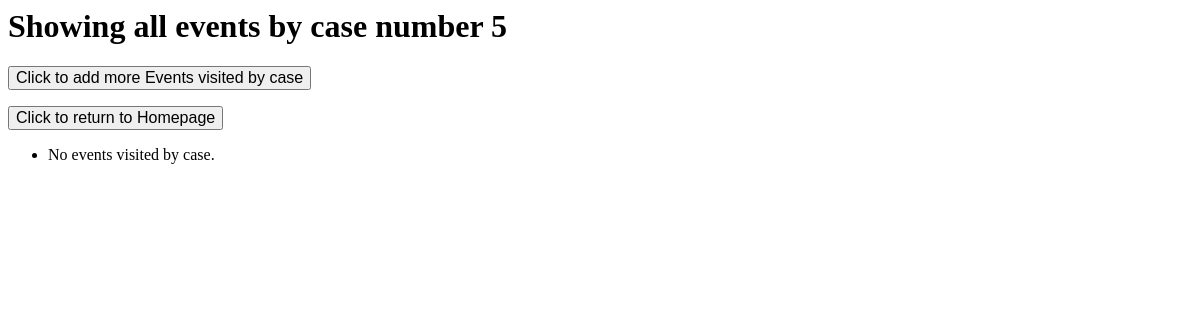
Page /case_events_details/5 (signed in) on the earlier database version.
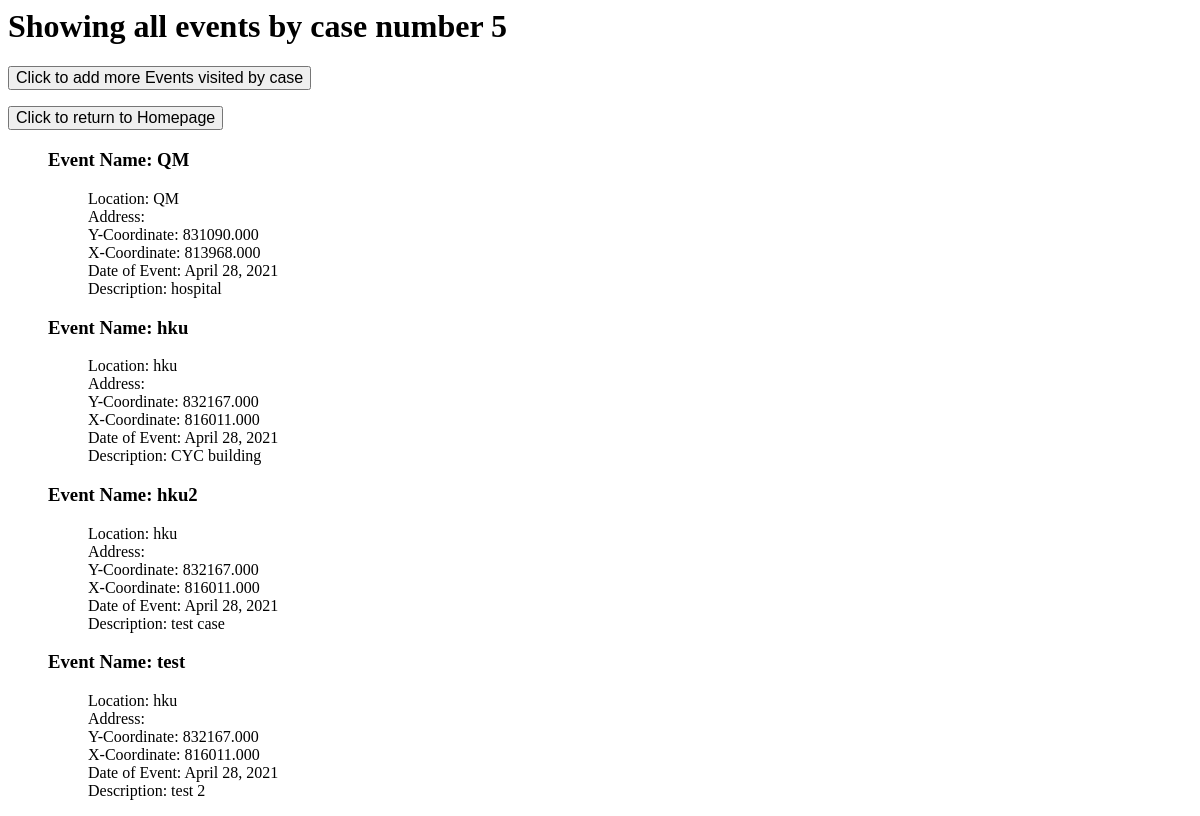
Same page on the later database version.
### users/models.py (models this page shows, shortened)
class Event(models.Model):
    name = models.CharField(max_length=500)
    location = models.CharField(max_length=500)
    address = models.CharField(max_length=1000)
    x_coor = models.DecimalField(max_digits=10, decimal_places=3)
    y_coor = models.DecimalField(max_digits=10, decimal_places=3)
    event_date = models.DateField()
    description = models.CharField(max_length=1000)
    case = models.ManyToManyField(Case)

### users/views.py (the view)
# urls.py: path('case_events_details/<int:case>', views.ViewLocCase, name='case_events_details'),
@login_required(login_url='login')
def ViewLocCase(request, case=None):
    events = Event.objects.filter(case=case)
    context = {'case_events_details' : events, 'case' : case}
    return render(request, 'case_events_details.html', context)

### users/templates/case_events_details.html
<h1>Showing all events by case number {{ case }}</h1>
<form action="{% url 'add_event' %}" method="get">
    <input style="font-size:100%;" type="submit" value="Click to add more Events visited by case">
</form>
<form action="{% url 'home' %}" method="get">
    <input style="font-size:100%;" type="submit" value="Click to return to Homepage">
</form>
<ul>
{% for event in case_events_details %}
  <h3>Event Name: {{ event.name }} </h3>
  <ul>Location: {{ event.location }}</ul>
  <ul>Address: {{ event.address }}</ul>
  <ul>Y-Coordinate: {{ event.x_coor }}</ul>
  <ul>X-Coordinate: {{ event.y_coor }}</ul>
  <ul>Date of Event: {{ event.event_date }}</ul>
  <ul>Description: {{ event.description }}</ul>
  {% empty %}
    <li>No events visited by case.</li>
{% endfor %}
</ul>

Differences in the rows shown:
added Event: name "QM", location "QM", x_coor "831090.000", y_coor "813968.000", event_date "April 28, 2021", description "hospital"
added Event: name "hku", location "hku", x_coor "832167.000", y_coor "816011.000", event_date "April 28, 2021", description "CYC building"
added Event: name "hku2", location "hku", x_coor "832167.000", y_coor "816011.000", event_date "April 28, 2021", description "test case"
added Event: name "test", location "hku", x_coor "832167.000", y_coor "816011.000", event_date "April 28, 2021", description "test 2"
Other differences:
text no longer shown: "No events visited by case."
